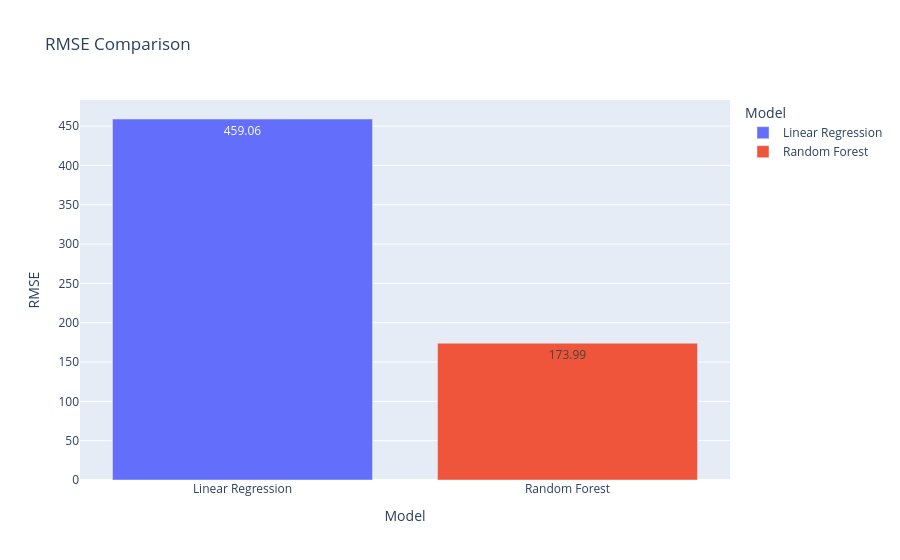

Notebook code for this chart:
### Markdown cell above
## Step 3: RMSE Comparison Chart

### Code cell
import plotly.express as px

fig = px.bar(
    comparison,
    x="Model",
    y="RMSE",
    color="Model",
    text_auto=True,
    title="RMSE Comparison"
)

fig.show()

### Figure 1 — Plotly figure (JSON) as saved in the notebook; plotly's stock layout.template omitted (floating-point values rounded to 4 significant figures)
{"data": [{"hovertemplate": "Model=%{x}<br>RMSE=%{y}<extra></extra>", "legendgroup": "Linear Regression", "marker": {"color": "#636efa", "pattern": {"shape": ""}}, "name": "Linear Regression", "orientation": "v", "showlegend": true, "textposition": "auto", "texttemplate": "%{y}", "type": "bar", "x": ["Linear Regression"], "xaxis": "x", "y": [459.1], "yaxis": "y"}, {"hovertemplate": "Model=%{x}<br>RMSE=%{y}<extra></extra>", "legendgroup": "Random Forest", "marker": {"color": "#EF553B", "pattern": {"shape": ""}}, "name": "Random Forest", "orientation": "v", "showlegend": true, "textposition": "auto", "texttemplate": "%{y}", "type": "bar", "x": ["Random Forest"], "xaxis": "x", "y": [174.0], "yaxis": "y"}], "layout": {"barmode": "relative", "legend": {"title": {"text": "Model"}, "tracegroupgap": 0}, "title": {"text": "RMSE Comparison"}, "xaxis": {"anchor": "y", "categoryarray": ["Linear Regression", "Random Forest"], "categoryorder": "array", "domain": [0, 1], "title": {"text": "Model"}}, "yaxis": {"anchor": "x", "domain": [0, 1], "title": {"text": "RMSE"}}}}
